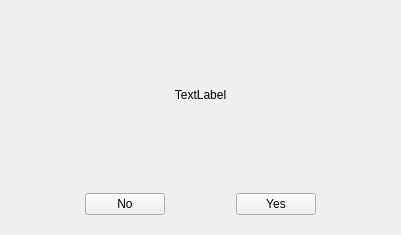
<?xml version="1.0" encoding="UTF-8"?>
<ui version="4.0">
 <class>HNMsgBox</class>
 <widget class="HNDialog" name="HNMsgBox">
  <property name="geometry">
   <rect>
    <x>0</x>
    <y>0</y>
    <width>401</width>
    <height>235</height>
   </rect>
  </property>
  <property name="windowTitle">
   <string>Dialog</string>
  </property>
  <layout class="QGridLayout" name="gridLayout">
   <item row="1" column="2">
    <widget class="QStackedWidget" name="stwBtn">
     <property name="sizePolicy">
      <sizepolicy hsizetype="Preferred" vsizetype="Fixed">
       <horstretch>0</horstretch>
       <verstretch>0</verstretch>
      </sizepolicy>
     </property>
     <property name="currentIndex">
      <number>0</number>
     </property>
     <widget class="QWidget" name="page">
      <layout class="QHBoxLayout" name="horizontalLayout">
       <item>
        <spacer name="horizontalSpacer">
         <property name="orientation">
          <enum>Qt::Horizontal</enum>
         </property>
         <property name="sizeHint" stdset="0">
          <size>
           <width>40</width>
           <height>20</height>
          </size>
         </property>
        </spacer>
       </item>
       <item>
        <widget class="HNPushButton" name="btnNo">
         <property name="text">
          <string>No</string>
         </property>
        </widget>
       </item>
       <item>
        <spacer name="horizontalSpacer_3">
         <property name="orientation">
          <enum>Qt::Horizontal</enum>
         </property>
         <property name="sizeHint" stdset="0">
          <size>
           <width>22</width>
           <height>20</height>
          </size>
         </property>
        </spacer>
       </item>
       <item>
        <widget class="HNPushButton" name="btnYes">
         <property name="text">
          <string>Yes</string>
         </property>
        </widget>
       </item>
       <item>
        <spacer name="horizontalSpacer_2">
         <property name="orientation">
          <enum>Qt::Horizontal</enum>
         </property>
         <property name="sizeHint" stdset="0">
          <size>
           <width>40</width>
           <height>20</height>
          </size>
         </property>
        </spacer>
       </item>
      </layout>
     </widget>
     <widget class="QWidget" name="page_2">
      <layout class="QHBoxLayout" name="horizontalLayout_2">
       <item>
        <spacer name="horizontalSpacer_4">
         <property name="orientation">
          <enum>Qt::Horizontal</enum>
         </property>
         <property name="sizeHint" stdset="0">
          <size>
           <width>76</width>
           <height>20</height>
          </size>
         </property>
        </spacer>
       </item>
       <item>
        <widget class="HNPushButton" name="btnYesWarn">
         <property name="text">
          <string>Yes</string>
         </property>
        </widget>
       </item>
       <item>
        <spacer name="horizontalSpacer_5">
         <property name="orientation">
          <enum>Qt::Horizontal</enum>
         </property>
         <property name="sizeHint" stdset="0">
          <size>
           <width>76</width>
           <height>20</height>
          </size>
         </property>
        </spacer>
       </item>
      </layout>
     </widget>
     <widget class="QWidget" name="page_3"/>
    </widget>
   </item>
   <item row="0" column="2">
    <widget class="QLabel" name="lb_content">
     <property name="sizePolicy">
      <sizepolicy hsizetype="Preferred" vsizetype="Preferred">
       <horstretch>0</horstretch>
       <verstretch>0</verstretch>
      </sizepolicy>
     </property>
     <property name="text">
      <string>TextLabel</string>
     </property>
     <property name="alignment">
      <set>Qt::AlignCenter</set>
     </property>
    </widget>
   </item>
  </layout>
 </widget>
 <customwidgets>
  <customwidget>
   <class>HNPushButton</class>
   <extends>QPushButton</extends>
   <header>hnpushbutton.h</header>
  </customwidget>
  <customwidget>
   <class>HNDialog</class>
   <extends>QWidget</extends>
   <header>hndialog.h</header>
   <container>1</container>
  </customwidget>
 </customwidgets>
 <resources/>
 <connections/>
</ui>
